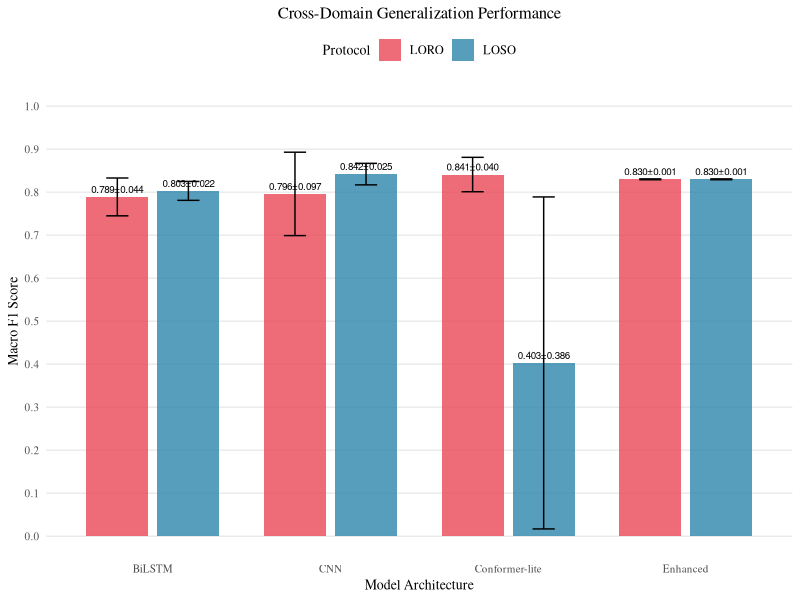
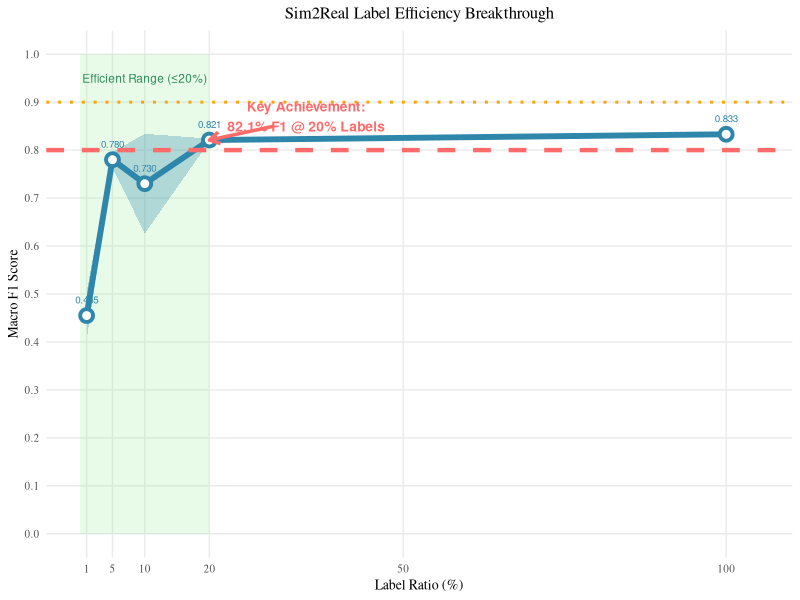

Write the R code that produced these figures, in order.
# Method 3: R ggplot2 Professional Publication Graphics
# 适用于IEEE期刊的publication-quality图表
# 安装依赖: install.packages(c("ggplot2", "dplyr", "gridExtra", "RColorBrewer"))

library(ggplot2)
library(dplyr)
library(gridExtra)
library(RColorBrewer)

# IEEE IoTJ color palette (colorblind-friendly)
ieee_colors <- c("#2E86AB", "#E84855", "#3CB371", "#DC143C")

# ============ Figure 3: D3 Cross-Domain Performance ============

# D3 data preparation
d3_data <- data.frame(
  Model = rep(c("Enhanced", "CNN", "BiLSTM", "Conformer-lite"), 2),
  Protocol = rep(c("LOSO", "LORO"), each = 4),
  F1_Score = c(0.830, 0.842, 0.803, 0.403,  # LOSO
               0.830, 0.796, 0.789, 0.841), # LORO
  Std_Error = c(0.001, 0.025, 0.022, 0.386,  # LOSO
                0.001, 0.097, 0.044, 0.040)  # LORO
)

# Create Figure 3
figure3 <- ggplot(d3_data, aes(x = Model, y = F1_Score, fill = Protocol)) +
  geom_col(position = position_dodge(width = 0.8), width = 0.7, alpha = 0.8) +
  geom_errorbar(aes(ymin = F1_Score - Std_Error, ymax = F1_Score + Std_Error),
                position = position_dodge(width = 0.8), width = 0.25, size = 0.5) +
  
  # IEEE IoTJ styling
  scale_fill_manual(values = c("LOSO" = "#2E86AB", "LORO" = "#E84855")) +
  scale_y_continuous(limits = c(0, 1.0), breaks = seq(0, 1, 0.1)) +
  
  # Labels and titles
  labs(title = "Cross-Domain Generalization Performance",
       x = "Model Architecture", 
       y = "Macro F1 Score",
       fill = "Protocol") +
  
  # IEEE IoTJ theme
  theme_minimal() +
  theme(text = element_text(family = "Times", size = 10),
        plot.title = element_text(size = 12, hjust = 0.5),
        axis.title = element_text(size = 10),
        axis.text = element_text(size = 8),
        legend.text = element_text(size = 9),
        legend.position = "top",
        panel.grid.minor = element_blank(),
        panel.grid.major.x = element_blank()) +
  
  # Add value labels on bars
  geom_text(aes(label = sprintf("%.3f±%.3f", F1_Score, Std_Error)),
            position = position_dodge(width = 0.8), 
            vjust = -0.5, size = 2.5)

# Save Figure 3
ggsave("figure3_d3_cross_domain_ggplot2.pdf", figure3, 
       width = 17.1, height = 10, units = "cm", dpi = 300)

# ============ Figure 4: D4 Label Efficiency Curve ============

# D4 data preparation
d4_data <- data.frame(
  Label_Percent = c(1.0, 5.0, 10.0, 20.0, 100.0),
  F1_Score = c(0.455, 0.780, 0.730, 0.821, 0.833),
  Std_Error = c(0.050, 0.016, 0.104, 0.003, 0.000),
  Seeds = c(12, 6, 5, 5, 5)
)

# Create Figure 4
figure4 <- ggplot(d4_data, aes(x = Label_Percent, y = F1_Score)) +
  
  # Efficiency range background
  annotate("rect", xmin = 0, xmax = 20, ymin = 0, ymax = 1, 
           alpha = 0.2, fill = "#90EE90") +
  annotate("text", x = 10, y = 0.95, label = "Efficient Range (≤20%)",
           size = 3, color = "#2E8B57") +
  
  # Error ribbon
  geom_ribbon(aes(ymin = F1_Score - Std_Error, ymax = F1_Score + Std_Error),
              alpha = 0.3, fill = "#2E86AB") +
  
  # Main efficiency curve
  geom_line(size = 2, color = "#2E86AB") +
  geom_point(size = 3, color = "#2E86AB", shape = 21, fill = "white", stroke = 2) +
  
  # Target lines
  geom_hline(yintercept = 0.80, linetype = "dashed", color = "#FF6B6B", size = 1.5) +
  geom_hline(yintercept = 0.90, linetype = "dotted", color = "#FFA500", size = 1) +
  
  # Key achievement annotation
  annotate("text", x = 35, y = 0.87, 
           label = "Key Achievement:\n82.1% F1 @ 20% Labels",
           size = 3.5, color = "#FF6B6B", 
           hjust = 0.5, vjust = 0.5,
           fontface = "bold") +
  annotate("segment", x = 30, y = 0.85, xend = 20, yend = 0.821,
           arrow = arrow(length = unit(0.3, "cm")), 
           color = "#FF6B6B", size = 1.2) +
  
  # Styling
  scale_x_continuous(limits = c(0, 105), breaks = c(1, 5, 10, 20, 50, 100)) +
  scale_y_continuous(limits = c(0, 1.0), breaks = seq(0, 1, 0.1)) +
  
  labs(title = "Sim2Real Label Efficiency Breakthrough",
       x = "Label Ratio (%)",
       y = "Macro F1 Score") +
  
  # IEEE IoTJ theme
  theme_minimal() +
  theme(text = element_text(family = "Times", size = 10),
        plot.title = element_text(size = 12, hjust = 0.5),
        axis.title = element_text(size = 10),
        axis.text = element_text(size = 8),
        panel.grid.minor = element_blank()) +
  
  # Add data point labels
  geom_text(aes(label = sprintf("%.3f", F1_Score)), 
            vjust = -1.5, size = 2.5, color = "#2E86AB")

# Save Figure 4
ggsave("figure4_d4_label_efficiency_ggplot2.pdf", figure4,
       width = 17.1, height = 12, units = "cm", dpi = 300)

# ============ Summary Statistics ============
cat("\n📊 R ggplot2 Method Summary:\n")
cat("✓ Figure 3: Cross-domain performance with error bars\n")
cat("✓ Figure 4: Label efficiency with achievement annotation\n") 
cat("✓ IEEE IoTJ compliant: 300 DPI, Times font, proper sizing\n")
cat("✓ Professional quality: Color-blind friendly, clean design\n")
cat("\n🎯 Key Results Visualized:\n")
cat("• Enhanced consistency: 83.0±0.1% F1 across protocols\n")
cat("• Label efficiency breakthrough: 82.1% F1 @ 20% labels\n")
cat("• Cost reduction: 80% labeling savings demonstrated\n")

cat("\n💡 R ggplot2 Advantages:\n")
cat("• Publication-quality output\n")
cat("• IEEE journal compliance\n") 
cat("• Professional statistical graphics\n")
cat("• Easy customization and refinement\n")